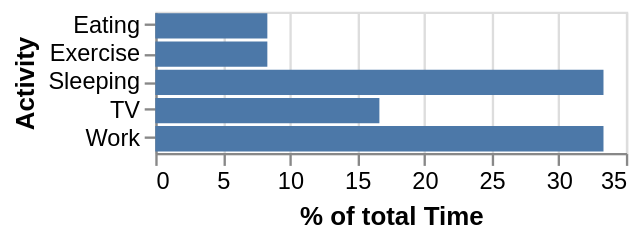

Vega-Lite specification for this chart:
### Vega specification from a JSON file in a GitHub repository (floating-point values rounded to 4 significant figures)
{"$schema": "https://vega.github.io/schema/vega/v5.json", "description": "A bar graph showing what activites consume what percentage of the day.", "background": "white", "padding": 5, "width": 200, "style": "cell", "data": [{"name": "source_0", "values": [{"Activity": "Sleeping", "Time": 8}, {"Activity": "Eating", "Time": 2}, {"Activity": "TV", "Time": 4}, {"Activity": "Work", "Time": 8}, {"Activity": "Exercise", "Time": 2}]}, {"name": "data_0", "source": "source_0", "transform": [{"type": "joinaggregate", "as": ["TotalTime"], "ops": ["sum"], "fields": ["Time"]}, {"type": "formula", "expr": "datum.Time/datum.TotalTime * 100", "as": "PercentOfTotal"}, {"type": "filter", "expr": "isValid(datum[\"PercentOfTotal\"]) && isFinite(+datum[\"PercentOfTotal\"])"}]}], "signals": [{"name": "y_step", "value": 12}, {"name": "height", "update": "bandspace(domain('y').length, 0.1, 0.05) * y_step"}], "marks": [{"name": "marks", "type": "rect", "style": ["bar"], "from": {"data": "data_0"}, "encode": {"update": {"fill": {"value": "#4c78a8"}, "x": {"scale": "x", "field": "PercentOfTotal"}, "x2": {"scale": "x", "value": 0}, "y": {"scale": "y", "field": "Activity"}, "height": {"scale": "y", "band": true}}}}], "scales": [{"name": "x", "type": "linear", "domain": {"data": "data_0", "field": "PercentOfTotal"}, "range": [0, {"signal": "width"}], "nice": true, "zero": true}, {"name": "y", "type": "band", "domain": {"data": "data_0", "field": "Activity", "sort": true}, "range": {"step": {"signal": "y_step"}}, "paddingInner": 0.1, "paddingOuter": 0.05}], "axes": [{"scale": "x", "orient": "bottom", "gridScale": "y", "grid": true, "tickCount": {"signal": "ceil(width/40)"}, "domain": false, "labels": false, "maxExtent": 0, "minExtent": 0, "ticks": false, "zindex": 0}, {"scale": "x", "orient": "bottom", "grid": false, "title": "% of total Time", "labelFlush": true, "labelOverlap": true, "tickCount": {"signal": "ceil(width/40)"}, "zindex": 0}, {"scale": "y", "orient": "left", "grid": false, "title": "Activity", "zindex": 0}], "config": {"background": "white"}}
